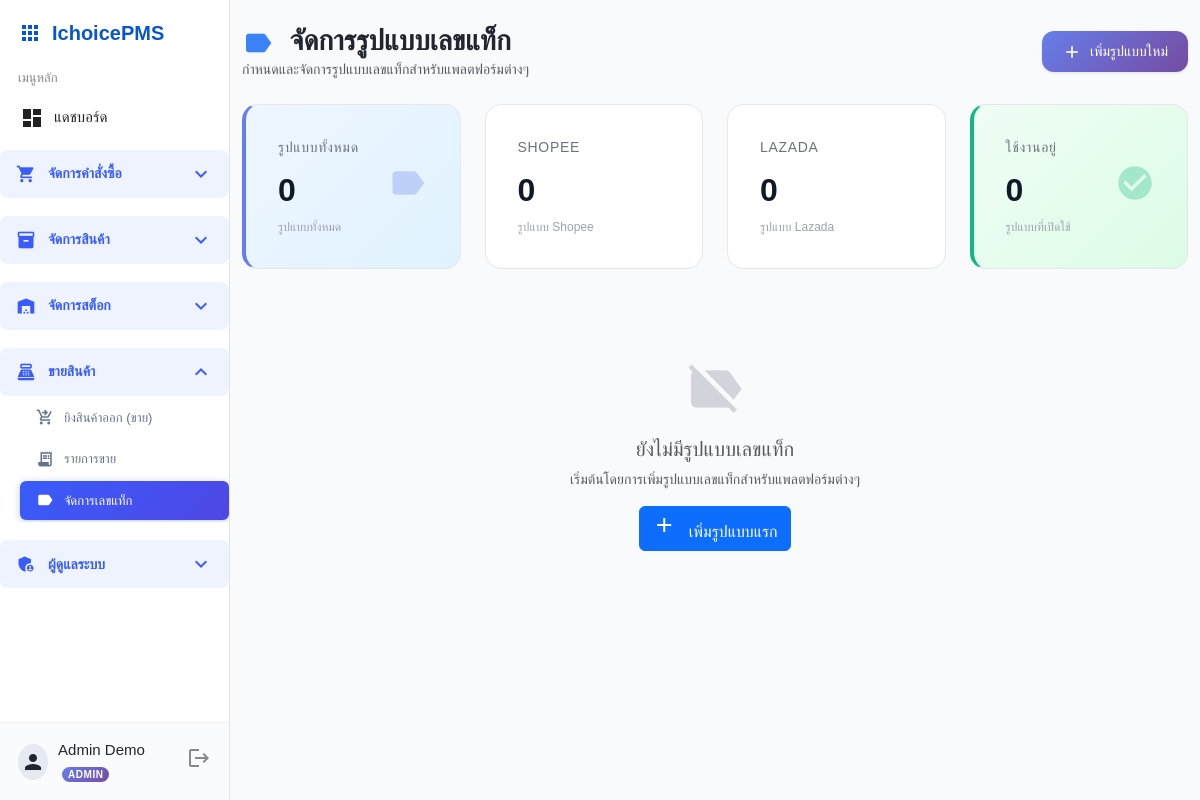
Before: /sales/tag_management.php (signed in) with the older database file.
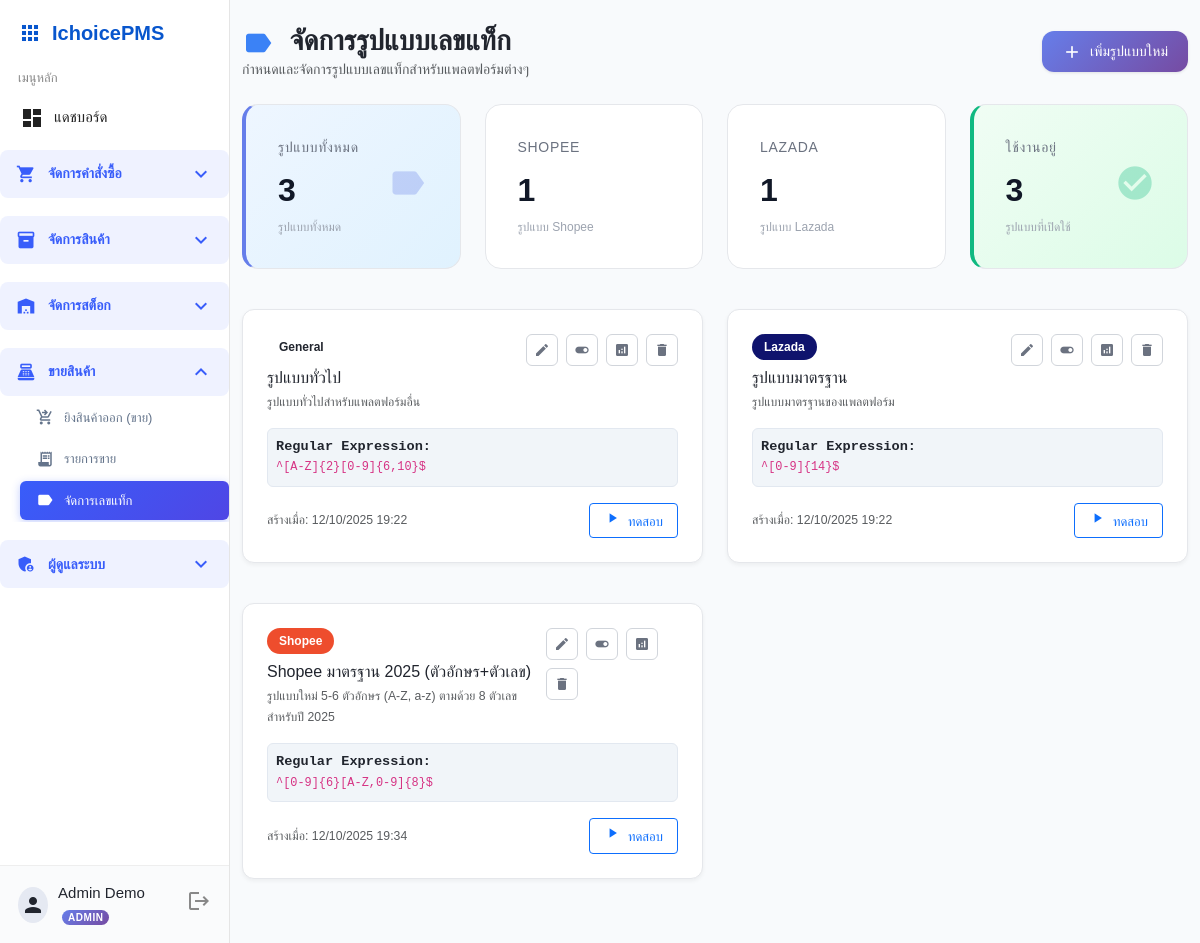
After: the same page with the newer database file.
### tables this page shows
CREATE TABLE `tag_patterns` (
  `pattern_id` int(11) NOT NULL,
  `platform` varchar(50) DEFAULT NULL,
  `pattern_name` varchar(100) NOT NULL,
  `description` text DEFAULT NULL,
  `regex_pattern` varchar(500) NOT NULL,
  `example_tags` text DEFAULT NULL,
  `is_active` tinyint(1) DEFAULT 1,
  `created_at` timestamp NOT NULL DEFAULT current_timestamp(),
  `updated_at` timestamp NOT NULL DEFAULT current_timestamp() ON UPDATE current_timestamp()
);

### sales/tag_management.php (the view, shortened to what the changed rows need)
<?php
require '../config/db_connect.php';
$sql_patterns = "SELECT * FROM tag_patterns ORDER BY platform, created_at DESC";
$stmt_patterns = $pdo->query($sql_patterns);
$patterns = $stmt_patterns->fetchAll(PDO::FETCH_ASSOC);
$stats = [
    'total_patterns' => count($patterns),
    'shopee_patterns' => count(array_filter($patterns, fn($p) => $p['platform'] === 'Shopee')),
    'lazada_patterns' => count(array_filter($patterns, fn($p) => $p['platform'] === 'Lazada')),
    'active_patterns' => count(array_filter($patterns, fn($p) => $p['is_active'] == 1))
];
?>
<!DOCTYPE html>
<html lang="th">
<head>
    <link href="https://cdn.jsdelivr.net/npm/bootstrap@5.3.0/dist/css/bootstrap.min.css" rel="stylesheet">
    <link href="https://cdn.datatables.net/1.13.7/css/dataTables.bootstrap5.min.css" rel="stylesheet">
    <link rel="stylesheet" href="../assets/base.css">
    <link rel="stylesheet" href="../assets/sidebar.css">
    <link rel="stylesheet" href="../assets/components.css">
    <link href="../assets/modern-table.css" rel="stylesheet">
    <link href="../assets/mainwrap-modern.css" rel="stylesheet">
</head>
<body>
<?php include '../templates/sidebar.php'; ?>
<div class="mainwrap">
    <div class="container-fluid py-4">
        <div class="d-flex justify-content-between align-items-center mb-4">
            <div>
                <h1 class="h3 mb-0 text-gray-800 fw-bold">
                    <span class="material-icons align-middle me-2" style="font-size: 2rem; color: #3b82f6;">label</span>
                    จัดการรูปแบบเลขแท็ก
                </h1>
            </div>
        </div>
        <div class="row mb-4">
            <div class="col-xl-3 col-md-6 mb-3">
                <div class="stats-card stats-primary">
                    <div class="stats-card-body">
                        <div class="row no-gutters align-items-center">
                            <div class="col mr-2">
                                <div class="stats-title">รูปแบบทั้งหมด</div>
                                <div class="stats-value"><?= $stats['total_patterns'] ?></div>
                                <div class="stats-subtitle">รูปแบบทั้งหมด</div>
                            </div>
                        </div>
                    </div>
                </div>
            </div>
            <div class="col-xl-3 col-md-6 mb-3">
                <div class="stats-card stats-shopee">
                    <div class="stats-card-body">
                        <div class="row no-gutters align-items-center">
                            <div class="col mr-2">
                                <div class="stats-title">Shopee</div>
                                <div class="stats-value"><?= $stats['shopee_patterns'] ?></div>
                                <div class="stats-subtitle">รูปแบบ Shopee</div>
                            </div>
                        </div>
                    </div>
                </div>
            </div>
            <div class="col-xl-3 col-md-6 mb-3">
                <div class="stats-card stats-lazada">
                    <div class="stats-card-body">
                        <div class="row no-gutters align-items-center">
                            <div class="col mr-2">
                                <div class="stats-title">Lazada</div>
                                <div class="stats-value"><?= $stats['lazada_patterns'] ?></div>
                                <div class="stats-subtitle">รูปแบบ Lazada</div>
                            </div>
                        </div>
                    </div>
                </div>
            </div>
            <div class="col-xl-3 col-md-6 mb-3">
                <div class="stats-card stats-success">
                    <div class="stats-card-body">
                        <div class="row no-gutters align-items-center">
                            <div class="col mr-2">
                                <div class="stats-title">ใช้งานอยู่</div>
                                <div class="stats-value"><?= $stats['active_patterns'] ?></div>
                                <div class="stats-subtitle">รูปแบบที่เปิดใช้</div>
                            </div>
                        </div>
                    </div>
                </div>
            </div>
        </div>
        <div class="row">
            <?php if (empty($patterns)): ?>
                <div class="col-12">
                    <div class="text-center py-5">
                        <span class="material-icons mb-3" style="font-size: 4rem; color: #d1d5db;">label_off</span>
                        <h5 class="text-muted">ยังไม่มีรูปแบบเลขแท็ก</h5>
                        <p class="text-muted mb-3">เริ่มต้นโดยการเพิ่มรูปแบบเลขแท็กสำหรับแพลตฟอร์มต่างๆ</p>
                        <button class="btn btn-primary" data-bs-toggle="modal" data-bs-target="#addPatternModal">
                            <span class="material-icons me-2">add</span>
                            เพิ่มรูปแบบแรก
                        </button>
                    </div>
                </div>
            <?php else: ?>
                <?php foreach ($patterns as $pattern): ?>
                    <div class="col-xl-6 col-lg-6 mb-4">
                        <div class="pattern-card <?= $pattern['is_active'] ? '' : 'inactive' ?>">
                            <div class="d-flex justify-content-between align-items-start mb-3">
                                <div>
                                    <div class="d-flex align-items-center mb-2">
                                        <span class="platform-badge platform-<?= strtolower($pattern['platform']) ?>">
                                            <?= htmlspecialchars($pattern['platform']) ?>
                                        </span>
                                    </div>
                                    <h6 class="mb-1"><?= htmlspecialchars($pattern['pattern_name']) ?></h6>
                                    <small class="text-muted"><?= htmlspecialchars($pattern['description']) ?></small>
                                </div>
                                <div class="pattern-actions">
                                    <button class="btn-icon btn-edit" title="แก้ไข"
                                            onclick="editPattern(<?= $pattern['pattern_id'] ?>)">
                                        <span class="material-icons" style="font-size: 1rem;">edit</span>
                                    </button>
                                    <button class="btn-icon btn-toggle" title="<?= $pattern['is_active'] ? 'ปิดใช้งาน' : 'เปิดใช้งาน' ?>"
                                            onclick="togglePattern(<?= $pattern['pattern_id'] ?>, <?= $pattern['is_active'] ? 'false' : 'true' ?>)">
                                        <span class="material-icons" style="font-size: 1rem;">
                                        </span>
                                    </button>
                                    <button class="btn-icon" title="ตรวจสอบการใช้งาน"
                                            onclick="checkUsage(<?= $pattern['pattern_id'] ?>)">
                                        <span class="material-icons" style="font-size: 1rem;">analytics</span>
                                    </button>
                                    <button class="btn-icon btn-delete" title="ลบ"
                                            onclick="deletePattern(<?= $pattern['pattern_id'] ?>)">
                                        <span class="material-icons" style="font-size: 1rem;">delete</span>
                                    </button>
                                </div>
                            </div>
                            <div class="regex-code mb-3">
                                <strong>Regular Expression:</strong><br>
                                <code><?= htmlspecialchars($pattern['regex_pattern']) ?></code>
                            </div>
                            <div class="mt-3">
                                <div class="d-flex justify-content-between align-items-center">
                                    <small class="text-muted">
                                        สร้างเมื่อ: <?= date('d/m/Y H:i', strtotime($pattern['created_at'])) ?>
                                    </small>
                                    <button class="btn btn-sm btn-outline-primary" onclick="testPattern(<?= $pattern['pattern_id'] ?>)">
                                        <span class="material-icons me-1" style="font-size: 1rem;">play_arrow</span>
                                        ทดสอบ
                                    </button>
                                </div>
                            </div>
                        </div>
                    </div>
                <?php endforeach; ?>
            <?php endif; ?>
        </div>
    </div>
</div>
</body>
</html>

Changed rows visible on the page:
added tag_patterns: pattern_id "3", is_active "1", platform "Lazada", pattern_name "รูปแบบมาตรฐาน", description "รูปแบบมาตรฐานของแพลตฟอร์ม", regex_pattern "^[0-9]{14}$", created_at "12/10/2025 19:22"
added tag_patterns: platform "General", pattern_name "รูปแบบทั่วไป", description "รูปแบบทั่วไปสำหรับแพลตฟอร์มอื่น", regex_pattern "^[A-Z]{2}[0-9]{6,10}$", created_at "12/10/2025 19:22"
added tag_patterns: platform "Shopee", pattern_name "Shopee มาตรฐาน 2025 (ตัวอักษร+ตัวเลข)", description "รูปแบบใหม่ 5-6 ตัวอักษร (A-Z, a-z) ตามด้วย 8 ตัวเลข สำหรับปี 2025", regex_pattern "^[0-9]{6}[A-Z,0-9]{8}$", created_at "12/10/2025 19:34"
Other visible differences:
$stats['total_patterns']: "0" → (not shown)
$stats['shopee_patterns']: "0" → (not shown)
$stats['lazada_patterns']: "0" → (not shown)
$stats['active_patterns']: "0" → (not shown)
text no longer shown: "ยังไม่มีรูปแบบเลขแท็ก เริ่มต้นโดยการเพิ่มรูปแบบเลขแท็กสำหรับแพลตฟอร์มต่างๆ เพิ่มรูปแบบแรก"
